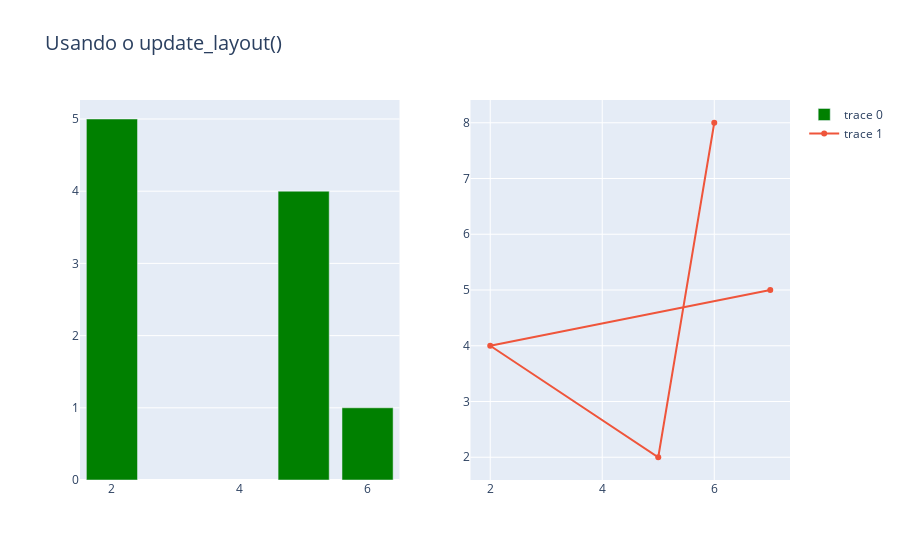

The code cell stored with this chart in its notebook:
### Code cell
from plotly.subplots import make_subplots

# go.Figure()

fig = make_subplots(rows=1, cols=2)

fig.add_trace(go.Bar(y=[1, 4, 5], x=[6, 5, 2], marker_color='green'), row=1, col=1)
fig.add_trace(go.Scatter(y=[8, 2, 4, 5], x=[6, 5, 2, 7]), row=1, col=2)

fig.update_layout(title_text='Usando o update_layout()', title_font_size=20)

fig.show()

### Figure 1 — Plotly figure (JSON) as saved in the notebook; plotly's stock layout.template omitted (floating-point values rounded to 4 significant figures)
{"data": [{"marker": {"color": "green"}, "type": "bar", "x": [6, 5, 2], "xaxis": "x", "y": [1, 4, 5], "yaxis": "y"}, {"type": "scatter", "x": [6, 5, 2, 7], "xaxis": "x2", "y": [8, 2, 4, 5], "yaxis": "y2"}], "layout": {"title": {"font": {"size": 20}, "text": "Usando o update_layout()"}, "xaxis": {"anchor": "y", "domain": [0, 0.45]}, "xaxis2": {"anchor": "y2", "domain": [0.55, 1]}, "yaxis": {"anchor": "x", "domain": [0, 1]}, "yaxis2": {"anchor": "x2", "domain": [0, 1]}}}
